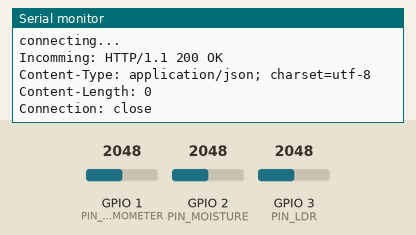
Recording of a sketch running on a simulated ESP32-S3. Shown: the last lines printed to the serial monitor. The inputs (shaded band) are chosen by the test bench; at power-on: GPIO 1 (PIN_THERMOMETER) = 2048, GPIO 2 (PIN_MOISTURE) = 2048, GPIO 3 (PIN_LDR) = 2048. WiFi joins after 1.5 s; servers stay silent unless stated; uploads are accepted with an empty reply.

Above: at 11.2 s.
11.3 s: GPIO 1 (PIN_THERMOMETER) set to 2866
At 11.46 s:
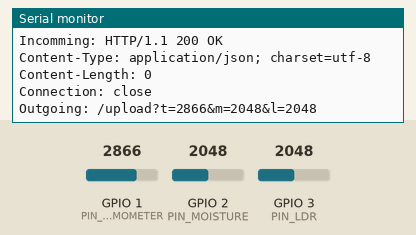
12.9 s: GPIO 2 (PIN_MOISTURE) set to 2866
At 14.08 s:
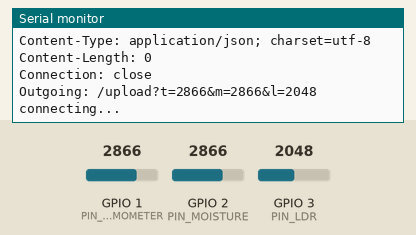
14.5 s: GPIO 3 (PIN_LDR) set to 2866
At 15.12 s:
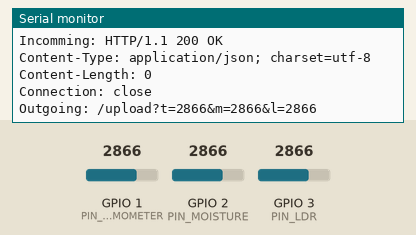
16.1 s: GPIO 1 (PIN_THERMOMETER) set to 3603
At 16.34 s:
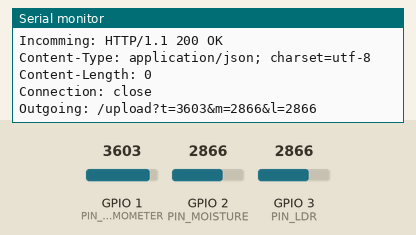
17.7 s: GPIO 2 (PIN_MOISTURE) set to 3603
At 18.78 s:
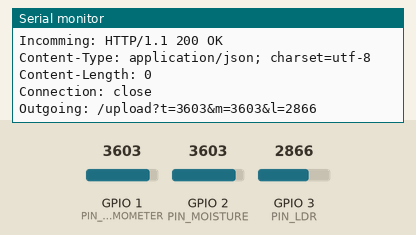
19.3 s: GPIO 3 (PIN_LDR) set to 3603
At 20.0 s:
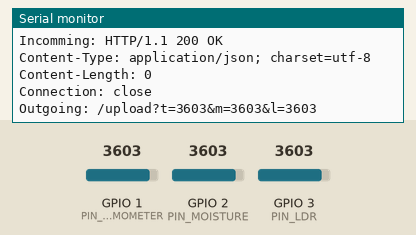
Timing chart, 0 to 21.9 s (numbered marks = the images above; inputs shaded):
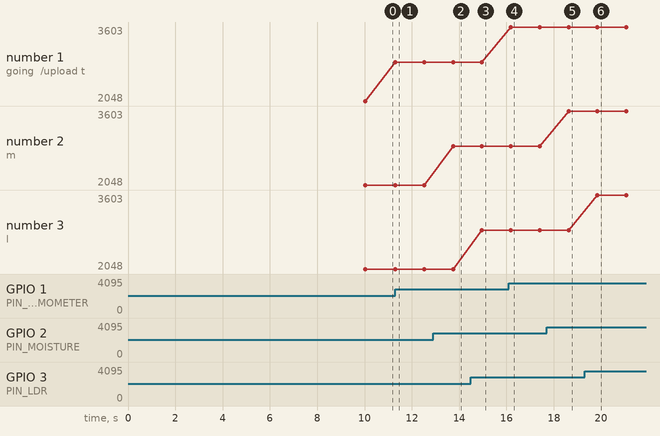

Measured:
- after the input at 11.3 s, the serial monitor: prints a new line at once (image 1)
- after the input at 12.9 s, the serial monitor: prints a new line after 0.84 s (image 2)
- after the input at 14.5 s, the serial monitor: prints a new line after 0.46 s (image 3)
- after the input at 16.1 s, the serial monitor: prints a new line after 0.08 s (image 4)
- after the input at 17.7 s, the serial monitor: prints a new line after 0.92 s (image 5)
- after the input at 19.3 s, the serial monitor: prints a new line after 0.55 s (image 6)
- plotted number 1: 2048 → 2866 after the input at 11.3 s, 2866 → 3603 after the input at 16.1 s

The sketch:

sensor_client.ino
```cpp
#include <SPI.h>
#include <WiFi.h>

#define PIN_THERMOMETER 1
#define PIN_MOISTURE 2
#define PIN_LDR 3

#define PIN_FAN 6
#define PIN_PUMP 7
#define PIN_LAMP 8

#define PORT 8080
#define SERVER String("127.0.0.1")
#define INTERVAL 1000

char ssid[] = "NetworkName";
char pass[] = "NetPassword123";
int keyIndex = 0;
int lastConnectionTime = 0;

int status = WL_IDLE_STATUS;

WiFiClient client;

void setup() {
  Serial.begin(9600);

  while (!Serial);

  if (WiFi.status() == WL_NO_SHIELD) {
    Serial.println("WiFi shield not present");
    // don't continue:
    while(true);
  }

  // attempt to connect to Wifi network:
  while (status != WL_CONNECTED) {
    Serial.print("Attempting to connect to SSID: ");
    Serial.println(ssid);
    // Connect to WPA/WPA2 network. Change this line if using open or WEP network:
    status = WiFi.begin(ssid, pass);

    // wait 5 seconds for connection:
    delay(5000);
  }
  Serial.println("Connected to wifi");
  printWifiStatus();
}


void loop() {
  String request = "";
  while (client.available()) {
    char c = client.read();
    request += c;
  }
  if(request.length() > 0){
    Serial.println("Incomming: "+request);
    parseAndServiceRequest(request);
  }

  if (millis() - lastConnectionTime > INTERVAL) {
    String data = stringifyData();
    Serial.println("Outgoing: "+data);
    httpRequest(data);
  }
  delay(100);
}

void httpRequest(String data) {
  // close any connection before send a new request.
  // This will free the socket on the WiFi shield
  client.stop();

  // if there's a successful connection:
  if (client.connect(SERVER.c_str(), PORT)) {
    Serial.println("connecting...");
    // send the HTTP PUT request:
    client.println("GET "+data+" HTTP/1.1");
    client.println("Host: "+SERVER);
    client.println("User-Agent: ArduinoWiFi/1.1");
    client.println("Connection: close");
    client.println();

    // note the time that the connection was made:
    lastConnectionTime = millis();
  } else {
    // if you couldn't make a connection:
    Serial.println("connection failed");
  }
}

// Format /upload?t=1023&m=1023&l=1023
String stringifyData(){
  String allData = "";
  int t = analogRead(PIN_THERMOMETER);
  int m = analogRead(PIN_MOISTURE);
  int l = analogRead(PIN_LDR);
  allData = "/upload?t="+String(t)+"&m="+String(m)+"&l="+String(l);
  return allData;
}

// Expected format 0 - 7 "b000" - "b111"
// FAN-PUMP-LAMP
void parseAndServiceRequest(String request){
  int r = request.toInt();

  digitalWrite(PIN_FAN ,r & (1<<2));
  digitalWrite(PIN_PUMP,r & (1<<1));
  digitalWrite(PIN_LAMP,r & (1<<0));
}

void printWifiStatus() {
  // print the SSID of the network you're attached to:
  Serial.print("SSID: ");
  Serial.println(WiFi.SSID());

  // print your WiFi shield's IP address:
  IPAddress ip = WiFi.localIP();
  Serial.print("IP Address: ");
  Serial.println(ip);

  // print the received signal strength:
  long rssi = WiFi.RSSI();
  Serial.print("signal strength (RSSI):");
  Serial.print(rssi);
  Serial.println(" dBm");
}
```
